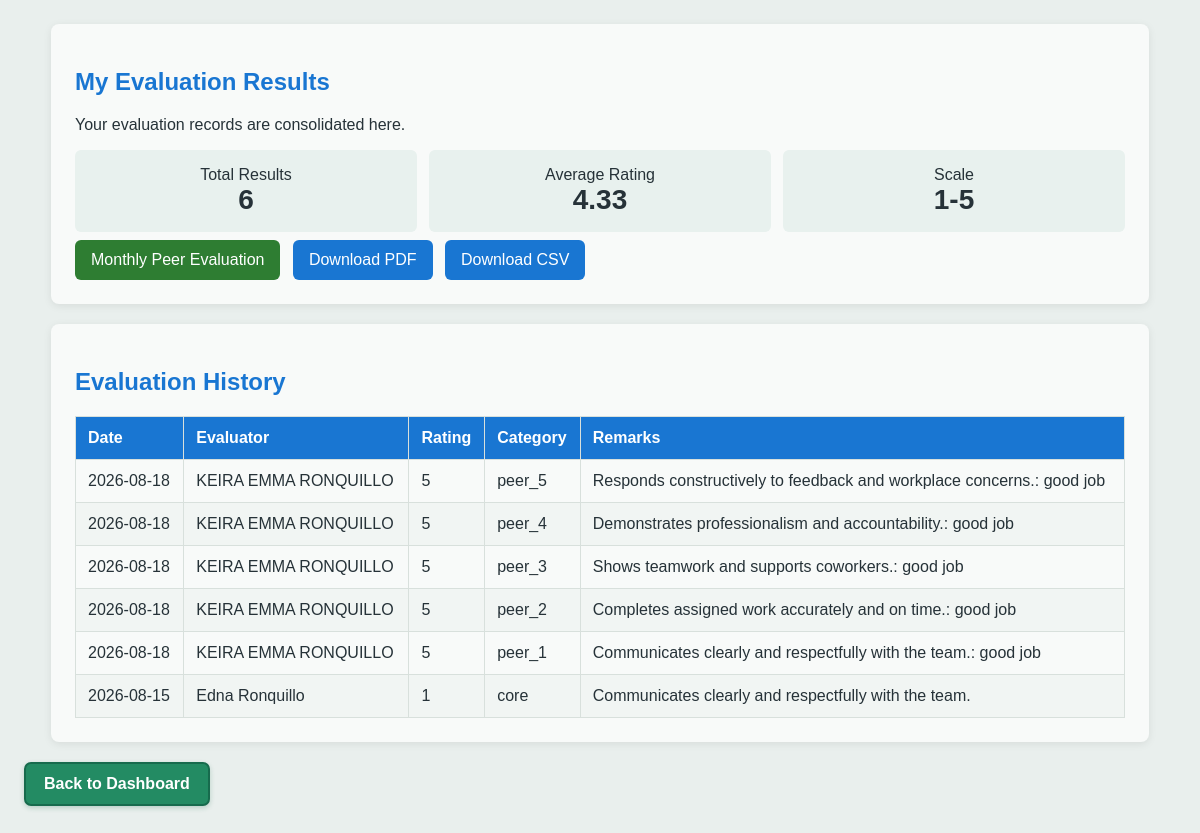
The app's page /assessment?action=evaluation (signed in) with its own data.
### models.py (models this page shows, shortened)
class Evaluation(db.Model):
    __tablename__ = "evaluations"
    id = db.Column(db.Integer, primary_key=True)
    employee_id = db.Column(db.Integer, db.ForeignKey("employees.id"), nullable=False)
    evaluator_id = db.Column(db.Integer, db.ForeignKey("employees.id"), nullable=True)
    rating = db.Column(db.Integer, nullable=True)
    remarks = db.Column(db.String(255))
    date = db.Column(db.DateTime, default=datetime.utcnow)
    category = db.Column(db.String(50), default="core")  # halimbawa: core, attitude, etc.
    employee = db.relationship(
        "Employee",
        foreign_keys=[employee_id],
        backref=db.backref("evaluations", lazy=True),
    )
    evaluator = db.relationship(
        "Employee",
        foreign_keys=[evaluator_id],
        backref=db.backref("evaluations_given", lazy=True),
    )
    @property
    def score(self):
        return self.rating

class Employee(db.Model, UserMixin):
    __tablename__ = "employees"   # ✅ important para tugma sa foreign keys
    id = db.Column(db.Integer, primary_key=True)
    first_name = db.Column(db.String(50))
    middle_name = db.Column(db.String(50))
    last_name = db.Column(db.String(50))
    suffix_name = db.Column(db.String(20))
    dob = db.Column(db.Date, nullable=True)
    role = db.Column(db.String(20))          # Staff/Admin/Employee
    company = db.Column(db.String(50))       # Trece-Uno / Auto Expert
    email = db.Column(db.String(100))        # not unique
    contact_no = db.Column(db.String(20))
    password = db.Column(db.String(200))
    profile_pic = db.Column(db.String(200))
    registered_at = db.Column(db.DateTime, default=datetime.utcnow, nullable=True)
    address = db.Column(db.String(200))
    date_started = db.Column(db.Date)
    sss = db.Column(db.String(50))
    philhealth = db.Column(db.String(50))
    tin = db.Column(db.String(50))
    pagibig = db.Column(db.String(50))
    emergency_person = db.Column(db.String(100))
    emergency_contact = db.Column(db.String(100))
    emergency_address = db.Column(db.String(200))
    sil_credits = db.Column(db.Integer, default=5)
    sil_eligible = db.Column(db.Boolean, nullable=False, default=True)
    merit_points = db.Column(db.Integer, default=0)
    demerit_points = db.Column(db.Integer, default=0)
    daily_rate = db.Column(db.Float, default=695.0)
    allowance = db.Column(db.Float, default=0.0)
    incentives = db.Column(db.Float, default=0.0)
    loan_balance = db.Column(db.Float, default=0.0)
    sl_credits = db.Column(db.Integer, default=5)
    attendances = db.relationship("Attendance", back_populates="employee", lazy=True)
    leave_requests = db.relationship("LeaveRequest", backref="employee", lazy=True)
    loans = db.relationship("Loan", backref="employee", lazy=True)
    payrolls = db.relationship("Payroll", backref="employee", lazy=True)
    redemptions = db.relationship("RedemptionHistory", backref="employee", lazy=True)
    def full_name(self):
        name_parts = [self.first_name, self.middle_name, self.last_name, self.suffix_name]
        return " ".join(part.strip() for part in name_parts if part and part.strip())

### hris.py (the view, shortened to what this page needs)
@app.route('/assessment', endpoint='assessment', methods=['GET', 'POST'])
@login_required
def assessment():
    action = request.args.get("action")
    quiz_id = request.args.get("quiz_id")
    if action == "evaluation":
        evaluations = Evaluation.query.filter_by(employee_id=current_user.id).order_by(Evaluation.date.desc()).all()
        month_start = datetime(datetime.today().year, datetime.today().month, 1)
        pending_evals = Employee.query.filter(
            ~Employee.evaluations.any(Evaluation.date >= month_start)
        ).all()
        if pending_evals and current_user.role.lower() == "admin":
            flash(f"⚠️ {len(pending_evals)} employees still need evaluation this month!", "warning")
        average_rating = round(
            sum(e.rating or 0 for e in evaluations) / len(evaluations), 2
        ) if evaluations else 0
        return render_template(
            "assessment.html",
            evaluations=evaluations,
            average_rating=average_rating,
            view="evaluation"
        )

### hris.py (called while the page is built, shortened)
@login_manager.user_loader
def load_user(user_id):
    return db.session.get(Employee, int(user_id))

@app.before_request
def check_authentication():
    exempt_routes = ['login', 'register', 'static']
    if not current_user.is_authenticated and request.endpoint not in exempt_routes:
        return redirect(url_for('login'))

@app.before_request
def check_lunch_resume():
    now = datetime.now()

### templates/assessment.html (shortened to what this page needs)
<!DOCTYPE html>
<html lang="en">
<head>
    <link rel="stylesheet" href="{{ url_for('static', filename='soft_theme.css') }}">
</head>
<body>
{% if view == 'evaluation' %}
    <section class="card">
        <h1>My Evaluation Results</h1>
        <p>Your evaluation records are consolidated here.</p>
        <div class="summary">
            <div><span>Total Results</span><strong>{{ evaluations|length }}</strong></div>
            <div><span>Average Rating</span><strong>{{ average_rating }}</strong></div>
            <div><span>Scale</span><strong>1-5</strong></div>
        </div>
        <a class="btn btn-green" href="{{ url_for('peer_evaluation') }}">Monthly Peer Evaluation</a>
        <a class="btn" href="{{ url_for('evaluation_results_export', file_format='pdf') }}">Download PDF</a>
        <a class="btn" href="{{ url_for('evaluation_results_export', file_format='csv') }}">Download CSV</a>
    </section>
    <section class="card">
        <h2>Evaluation History</h2>
        <table>
            <thead><tr><th>Date</th><th>Evaluator</th><th>Rating</th><th>Category</th><th>Remarks</th></tr></thead>
            <tbody>
            {% for evaluation in evaluations %}
                <tr>
                    <td>{{ evaluation.date.strftime('%Y-%m-%d') if evaluation.date else 'N/A' }}</td>
                    <td>{{ evaluation.evaluator.full_name() if evaluation.evaluator else 'N/A' }}</td>
                    <td>{{ evaluation.rating or 'N/A' }}</td>
                    <td>{{ evaluation.category or 'General' }}</td>
                    <td>{{ evaluation.remarks or 'No remarks' }}</td>
                </tr>
            {% else %}<tr><td colspan="5">No evaluation results yet.</td></tr>{% endfor %}
            </tbody>
        </table>
    </section>
{% endif %}
<p><a class="dashboard-back-link" href="{{ url_for('dashboard_admin') if current_user.role.lower() == 'admin' else url_for('dashboard_staff') }}">Back to Dashboard</a></p>
</body>
</html>

### static/soft_theme.css (style rules this page uses)
body { background-color: #e9efed !important; color: #263238; }
.dashboard-back-link { display: inline-flex; align-items: center; gap: 8px; padding: 11px 18px; border: 2px solid #176b4d; border-radius: 7px; background: #238b63; color: #ffffff !important; font-weight: 700; text-decoration: none !important; box-shadow: 0 2px 5px rgba(23, 107, 77, 0.24); transition: background-color 0.2s ease, transform 0.2s ease; }
.card, .section, .profile, .profile-card, .tab-content, .payslip-card, form { background-color: #f8faf9; }
tr:nth-child(even) { background-color: #f1f5f3; }

### templates/assessment.html (style rules this page uses)
body { font-family: Arial, sans-serif; margin: 0; padding: 24px; color: #263238; }
.card { max-width: 1050px; margin: 0 auto 20px; padding: 24px; background: #f8faf9; border-radius: 8px; box-shadow: 0 2px 8px rgba(0,0,0,.08); }
h1, h2 { color: #1976d2; }
.summary { display: grid; grid-template-columns: repeat(3, 1fr); gap: 12px; }
.summary div { padding: 16px; background: #e8f1ee; border-radius: 6px; text-align: center; }
.summary strong { display: block; font-size: 28px; }
table { width: 100%; border-collapse: collapse; margin-top: 18px; }
th, td { border: 1px solid #d8e0dc; padding: 12px; text-align: left; }
th { background: #1976d2; color: #fff; }
.btn { display: inline-block; border: 0; border-radius: 6px; padding: 11px 16px; margin: 8px 8px 0 0; background: #1976d2; color: #fff; text-decoration: none; }
.btn-green { background: #2e7d32; }

### records on screen
Evaluation: date "2026-08-18", evaluator "KEIRA EMMA RONQUILLO", rating "5", category "peer_5", remarks "Responds constructively to feedback and workplace concerns.: good job"
Evaluation: date "2026-08-18", evaluator "KEIRA EMMA RONQUILLO", rating "5", category "peer_4", remarks "Demonstrates professionalism and accountability.: good job"
Evaluation: date "2026-08-18", evaluator "KEIRA EMMA RONQUILLO", rating "5", category "peer_3", remarks "Shows teamwork and supports coworkers.: good job"
Evaluation: date "2026-08-18", evaluator "KEIRA EMMA RONQUILLO", rating "5", category "peer_2", remarks "Completes assigned work accurately and on time.: good job"
Evaluation: date "2026-08-18", evaluator "KEIRA EMMA RONQUILLO", rating "5", category "peer_1", remarks "Communicates clearly and respectfully with the team.: good job"
Evaluation: date "2026-08-15", evaluator "Edna Ronquillo", rating "1", category "core", remarks "Communicates clearly and respectfully with the team."

### other values on screen
{{ evaluations|length }} "6"
{{ average_rating }} "4.33"
